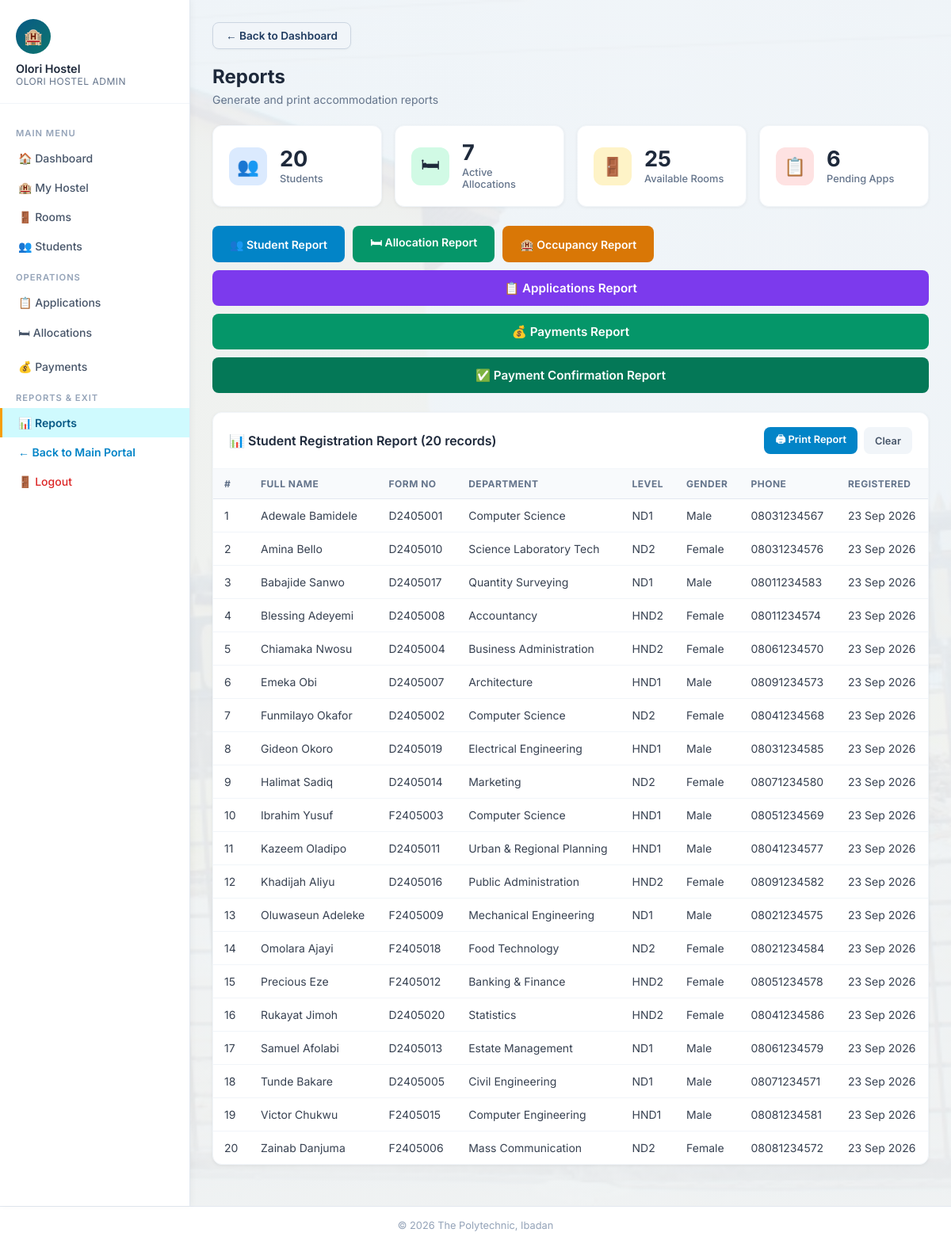
The app's page /admin/reports.php?report=students (signed in) with its own data.
### tables this page shows
CREATE TABLE students (
    student_id INT AUTO_INCREMENT PRIMARY KEY,
    matric_no VARCHAR(13) NULL UNIQUE,
    form_no VARCHAR(30) NULL UNIQUE,
    full_name VARCHAR(200) NOT NULL,
    department VARCHAR(150) NOT NULL,
    level VARCHAR(20) NOT NULL,
    gender ENUM('Male','Female') NOT NULL,
    phone VARCHAR(20) NOT NULL,
    email VARCHAR(150) NOT NULL UNIQUE,
    password VARCHAR(255) NOT NULL,
    created_at DATETIME DEFAULT CURRENT_TIMESTAMP
);

### admin/reports.php (the view, shortened to what this page needs)
<?php
require_once '../includes/db.php';
$report = $_GET['report'] ?? '';
$students = $pdo->query("SELECT COUNT(*) FROM students")->fetchColumn();
$available = $pdo->query("SELECT COUNT(*) FROM rooms WHERE status='Available'")->fetchColumn();
$active_allocs = $pdo->query("SELECT COUNT(*) FROM allocations WHERE status='Active'")->fetchColumn();
$pending_apps = $pdo->query("SELECT COUNT(*) FROM applications WHERE status='Pending'")->fetchColumn();
$data = [];
$title = '';
$cols = [];
if ($report === 'students') {
    $title = 'Student Registration Report';
    $cols = ['#','Full Name','Form No','Department','Level','Gender','Phone','Registered'];
    $data = $pdo->query("SELECT * FROM students ORDER BY full_name")->fetchAll();
} elseif ($report === 'payments') {
    $title = 'Payments Records Report';
    $cols = ['#','Student','Form No','Amount (₦)','Reference','Date','Verified'];
    $data = $pdo->query("SELECT p.*, s.full_name, s.form_no FROM payments p JOIN students s ON p.student_id=s.student_id ORDER BY p.payment_date DESC")->fetchAll();
} elseif ($report === 'payment_confirmations') {
    $title = 'Payment Confirmation Report';
    $cols = ['#','Student','Form No','Amount (₦)','Reference','Date','Verified'];
    $data = $pdo->query("SELECT p.*, s.full_name, s.form_no FROM payments p JOIN students s ON p.student_id=s.student_id WHERE p.verified='Yes' ORDER BY p.payment_date DESC")->fetchAll();
}
?>
<!DOCTYPE html>
<html lang="en">
<head>
<link rel="stylesheet" href="../css/style.css?v=6">
</head>
<body>
<div class="wrapper admin-layout">
<?php $current_page = 'reports'; require_once '../includes/admin_sidebar.php'; ?>
<main class="main">
    <a href="dashboard.php" class="back-btn no-print">&larr; Back to Dashboard</a>
    <div class="page-title no-print">Reports</div>
    <div class="page-subtitle no-print">Generate and print accommodation reports</div>
    <div class="stats-grid no-print" style="margin-bottom:24px;">
        <div class="stat-card"><div class="stat-icon blue">👥</div><div class="stat-info"><div class="value"><?= $students ?></div><div class="label">Students</div></div></div>
        <div class="stat-card"><div class="stat-icon green">🛏</div><div class="stat-info"><div class="value"><?= $active_allocs ?></div><div class="label">Active Allocations</div></div></div>
        <div class="stat-card"><div class="stat-icon orange">🚪</div><div class="stat-info"><div class="value"><?= $available ?></div><div class="label">Available Rooms</div></div></div>
        <div class="stat-card"><div class="stat-icon red">📋</div><div class="stat-info"><div class="value"><?= $pending_apps ?></div><div class="label">Pending Apps</div></div></div>
    </div>
    <div class="no-print" style="display:flex;flex-wrap:wrap;gap:10px;margin-bottom:24px;">
        <a href="?report=students" class="btn btn-info">👥 Student Report</a>
        <a href="?report=allocations" class="btn btn-success">🛏 Allocation Report</a>
        <a href="?report=occupancy" class="btn btn-warning">🏨 Occupancy Report</a>
        <a href="?report=applications" class="btn btn-primary" style="background:#7c3aed;">📋 Applications Report</a>
        <a href="?report=payments" class="btn btn-primary" style="background:#059669;">💰 Payments Report</a>
        <a href="?report=payment_confirmations" class="btn btn-primary" style="background:#047857;">✅ Payment Confirmation Report</a>
    </div>
    <?php if ($report && !empty($data)): ?>
    <div class="card">
        <div class="card-header">
            <h3>📊 <?= htmlspecialchars($title) ?> (<?= count($data) ?> records)</h3>
            <div class="no-print" style="display:flex;gap:8px;">
                <button onclick="window.print()" class="btn btn-info btn-sm">🖨 Print Report</button>
                <a href="reports.php" class="btn btn-sm" style="background:#f1f5f9;color:#475569;">Clear</a>
            </div>
        </div>
        <div class="table-wrap">
        <table>
            <thead><tr><?php foreach ($cols as $c): ?><th><?= $c ?></th><?php endforeach; ?></tr></thead>
            <tbody>
            <?php foreach ($data as $i => $row): ?>
            <tr>
                <td><?= $i+1 ?></td>
                <?php if ($report === 'students'): ?>
                    <td><?= htmlspecialchars($row['full_name']) ?></td>
                    <td><?= htmlspecialchars($row['form_no']) ?></td>
                    <td><?= htmlspecialchars($row['department']) ?></td>
                    <td><?= htmlspecialchars($row['level']) ?></td>
                    <td><?= htmlspecialchars($row['gender']) ?></td>
                    <td><?= htmlspecialchars($row['phone']) ?></td>
                    <td><?= date('d M Y', strtotime($row['created_at'])) ?></td>
                <?php endif; ?>
            </tr>
            <?php endforeach; ?>
            </tbody>
        </table>
        </div>
    </div>
    <?php elseif ($report): ?>
        <div class="alert alert-info">No data found for this report.</div>
    <?php endif; ?>
</main>
</div>
<div class="footer no-print">&copy; <?= date('Y') ?> The Polytechnic, Ibadan</div>
</body>
</html>

### css/style.css (style rules this page uses)
* { margin: 0; padding: 0; box-sizing: border-box; }
body { font-family: 'Inter', sans-serif; background-image: linear-gradient(rgba(240,244,248,0.93), rgba(240,244,248,0.93)), url('../assets/olorihostel.jpg'); background-position: center; background-size: cover; background-attachment: fixed; color: #1e293b; min-height: 100vh; }
.btn { display: inline-flex; align-items: center; justify-content: center; gap: 7px; padding: 11px 22px; border-radius: 8px; font-size: 0.875rem; font-weight: 600; font-family: 'Inter', sans-serif; cursor: pointer; border: none; transition: all 0.2s; text-decoration: none; }
.btn-primary { background: linear-gradient(135deg, #1e3a5f 0%, #2d6a4f 100%); color: white; width: 100%; padding: 13px; font-size: 0.95rem; }
.btn-success { background: #059669; color: white; }
.btn-warning { background: #d97706; color: white; }
.btn-info { background: #0284c7; color: white; }
.btn-sm { padding: 6px 14px; font-size: 0.8rem; }
.back-btn { display: inline-flex; align-items: center; gap: 8px; background: #ffffff; border: 1.5px solid #cbd5e1; color: #1e293b; font-size: 0.825rem; font-weight: 600; padding: 7px 14px; border-radius: 8px; text-decoration: none; margin-bottom: 18px; box-shadow: 0 1px 3px rgba(0,0,0,0.04); transition: all 0.2s; cursor: pointer; }
.wrapper { display: flex; min-height: calc(100vh - 64px); }
.main { flex: 1; padding: 28px; overflow-x: hidden; }
.page-title { font-size: 1.5rem; font-weight: 700; color: #1e293b; margin-bottom: 6px; }
.page-subtitle { font-size: 0.875rem; color: #64748b; margin-bottom: 24px; }
.stats-grid { display: grid; grid-template-columns: repeat(auto-fit, minmax(200px, 1fr)); gap: 16px; margin-bottom: 28px; }
.stat-card { background: white; border-radius: 12px; padding: 20px; box-shadow: 0 1px 4px rgba(0,0,0,0.06); border: 1px solid #f1f5f9; display: flex; align-items: center; gap: 16px; }
.stat-card .stat-icon { width: 48px; height: 48px; border-radius: 12px; display: flex; align-items: center; justify-content: center; font-size: 1.4rem; flex-shrink: 0; }
.stat-card .stat-icon.blue { background: #dbeafe; }
.stat-card .stat-icon.green { background: #d1fae5; }
.stat-card .stat-icon.orange { background: #fef3c7; }
.stat-card .stat-icon.red { background: #fee2e2; }
.stat-card .stat-info .value { font-size: 1.7rem; font-weight: 700; color: #1e293b; line-height: 1; }
.stat-card .stat-info .label { font-size: 0.8rem; color: #64748b; margin-top: 4px; font-weight: 500; }
.card { background: white; border-radius: 12px; box-shadow: 0 1px 4px rgba(0,0,0,0.06); border: 1px solid #f1f5f9; overflow: hidden; margin-bottom: 24px; }
.card-header { padding: 18px 20px; border-bottom: 1px solid #f1f5f9; display: flex; align-items: center; justify-content: space-between; }
.card-header h3 { font-size: 1rem; font-weight: 600; color: #1e293b; }
.table-wrap { overflow-x: auto; }
table { width: 100%; border-collapse: collapse; font-size: 0.875rem; }
thead th { background: #f8fafc; padding: 11px 14px; text-align: left; font-size: 0.75rem; font-weight: 700; color: #64748b; text-transform: uppercase; letter-spacing: 0.5px; border-bottom: 1px solid #e2e8f0; }
tbody td { padding: 12px 14px; border-bottom: 1px solid #f1f5f9; color: #374151; vertical-align: middle; }
tbody tr:last-child td { border-bottom: none; }
.back-btn { display: inline-flex; align-items: center; gap: 8px; padding: 8px 16px; margin-bottom: 20px; background: #f1f5f9; color: #1e3a5f; font-size: 0.85rem; font-weight: 600; text-decoration: none; border-radius: 8px; border: 1px solid #cbd5e1; transition: all 0.2s ease; cursor: pointer; }
.footer { background: white; border-top: 1px solid #e2e8f0; padding: 16px 28px; text-align: center; font-size: 0.8rem; color: #94a3b8; }
.wrapper.admin-layout { min-height: 100vh; }

### records on screen
students: full_name "Adewale Bamidele", form_no "D2405001", department "Computer Science", level "ND1", gender "Male", phone "08031234567", created_at "23 Sep 2026"
students: full_name "Amina Bello", form_no "D2405010", department "Science Laboratory Tech", level "ND2", gender "Female", phone "08031234576", created_at "23 Sep 2026"
students: full_name "Babajide Sanwo", form_no "D2405017", department "Quantity Surveying", level "ND1", gender "Male", phone "08011234583", created_at "23 Sep 2026"
students: full_name "Blessing Adeyemi", form_no "D2405008", department "Accountancy", level "HND2", gender "Female", phone "08011234574", created_at "23 Sep 2026"
students: full_name "Chiamaka Nwosu", form_no "D2405004", department "Business Administration", level "HND2", gender "Female", phone "08061234570", created_at "23 Sep 2026"
students: full_name "Emeka Obi", form_no "D2405007", department "Architecture", level "HND1", gender "Male", phone "08091234573", created_at "23 Sep 2026"
students: full_name "Funmilayo Okafor", form_no "D2405002", department "Computer Science", level "ND2", gender "Female", phone "08041234568", created_at "23 Sep 2026"
students: full_name "Gideon Okoro", form_no "D2405019", department "Electrical Engineering", level "HND1", gender "Male", phone "08031234585", created_at "23 Sep 2026"
students: full_name "Halimat Sadiq", form_no "D2405014", department "Marketing", level "ND2", gender "Female", phone "08071234580", created_at "23 Sep 2026"
students: full_name "Ibrahim Yusuf", form_no "F2405003", department "Computer Science", level "HND1", gender "Male", phone "08051234569", created_at "23 Sep 2026"
students: full_name "Kazeem Oladipo", form_no "D2405011", department "Urban & Regional Planning", level "HND1", gender "Male", phone "08041234577", created_at "23 Sep 2026"
students: full_name "Khadijah Aliyu", form_no "D2405016", department "Public Administration", level "HND2", gender "Female", phone "08091234582", created_at "23 Sep 2026"
students: full_name "Oluwaseun Adeleke", form_no "F2405009", department "Mechanical Engineering", level "ND1", gender "Male", phone "08021234575", created_at "23 Sep 2026"
students: full_name "Omolara Ajayi", form_no "F2405018", department "Food Technology", level "ND2", gender "Female", phone "08021234584", created_at "23 Sep 2026"
students: full_name "Precious Eze", form_no "F2405012", department "Banking & Finance", level "HND2", gender "Female", phone "08051234578", created_at "23 Sep 2026"
students: full_name "Rukayat Jimoh", form_no "D2405020", department "Statistics", level "HND2", gender "Female", phone "08041234586", created_at "23 Sep 2026"
students: full_name "Samuel Afolabi", form_no "D2405013", department "Estate Management", level "ND1", gender "Male", phone "08061234579", created_at "23 Sep 2026"
students: full_name "Tunde Bakare", form_no "D2405005", department "Civil Engineering", level "ND1", gender "Male", phone "08071234571", created_at "23 Sep 2026"
students: full_name "Victor Chukwu", form_no "F2405015", department "Computer Engineering", level "HND1", gender "Male", phone "08081234581", created_at "23 Sep 2026"
students: full_name "Zainab Danjuma", form_no "F2405006", department "Mass Communication", level "ND2", gender "Female", phone "08081234572", created_at "23 Sep 2026"

### other values on screen
$admin_name "Olori Hostel"
$h_name "OLORI HOSTEL"
$students "20"
$active_allocs "7"
$available "25"
$pending_apps "6"
$title "Student Registration Report"
count($data) "20"
$c "#"
$c "FULL NAME"
$c "FORM NO"
$c "DEPARTMENT"
$c "LEVEL"
$c "GENDER"
$c "PHONE"
